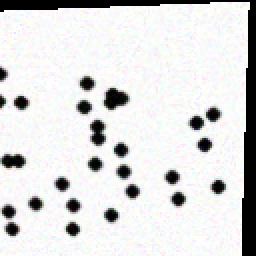
#> input picture kolam_synth/freeform_00.png, 128 x 128 px (shown 2 times larger)
$ python main_cv.py --image kolam_synth/freeform_00.png
#> lines starting #> are read from the running program, lines starting #| are printed output that depends on the picture; after the words box and inside, x2 and y2 are one past the last pixel; in counts of white or black regions, pixels touching at a corner belong together
### image_processor.py
import cv2
import numpy as np

def deskew_and_crop(img):
    edges = cv2.Canny(img, 50, 150)
    coords = np.column_stack(np.where(edges > 0))
    if coords.shape[0] < 10:
        return img
    rect = cv2.minAreaRect(coords)
    angle = rect[-1]
    if angle < -45:
        angle = -(90 + angle)
    else:
        angle = -angle
    (h, w) = img.shape[:2]
    center = (w // 2, h // 2)
    M = cv2.getRotationMatrix2D(center, angle, 1.0)
    rotated = cv2.warpAffine(img, M, (w, h), flags=cv2.INTER_CUBIC, borderMode=cv2.BORDER_REPLICATE)
    return rotated

def preprocess_image(img):
    original = img.copy()
    gray = cv2.cvtColor(img, cv2.COLOR_BGR2GRAY)
    gray = deskew_and_crop(gray)
    blur = cv2.GaussianBlur(gray, (5, 5), 0)
    return original, gray, blur

def adaptive_dot_detection(img_gray):
    th = cv2.adaptiveThreshold(img_gray, 255, cv2.ADAPTIVE_THRESH_GAUSSIAN_C,
                               cv2.THRESH_BINARY_INV, 25, 7)
    kernel = cv2.getStructuringElement(cv2.MORPH_ELLIPSE, (3,3))
    clean = cv2.morphologyEx(th, cv2.MORPH_OPEN, kernel, iterations=1)
    contours, _ = cv2.findContours(clean, cv2.RETR_EXTERNAL, cv2.CHAIN_APPROX_SIMPLE)

    centers = []
    for c in contours:
        area = cv2.contourArea(c)
        if area < 8 or area > 2000:
            continue
        M = cv2.moments(c)
        if M['m00'] == 0:
            continue
        cx = int(M['m10']/M['m00'])
        cy = int(M['m01']/M['m00'])
        centers.append((cx, cy))

    centers = sorted(centers, key=lambda p: (p[1], p[0]))

    rows = []
    tol = 12
    for pt in centers:
        placed = False
        for row in rows:
            if abs(row[0][1] - pt[1]) <= tol:
                row.append(pt)
                placed = True
                break
        if not placed:
            rows.append([pt])

    for row in rows:
        row.sort(key=lambda p: p[0])

    return rows, clean

def draw_detected_dots(img, dot_grid):
    output = img.copy()
    for row in dot_grid:
        for (x, y) in row:
            cv2.circle(output, (x, y), 5, (0, 255, 0), -1)
    return output

### analyzer.py
# analyzer.py - symmetry analysis using grid transforms
import numpy as np

def reflect_grid(grid, axis='horizontal'):
    if axis == 'horizontal':
        return grid[::-1]
    elif axis == 'vertical':
        return [row[::-1] for row in grid]
    elif axis == 'transpose':
        # convert list of rows of points to transposed structure (may be irregular)
        # we approximate transpose by using column indices up to min row length
        nrows = len(grid)
        ncols = min(len(r) for r in grid)
        out = []
        for c in range(ncols):
            col = []
            for r in range(nrows):
                col.append(grid[r][c])
            out.append(col)
        return out
    return grid

def rotate_grid_90(grid):
    # rotate points by 90 degrees around centroid (approx) and re-cluster is complex;
    # here we rotate the grid indices (not pixel coords) if grid is regular.
    transposed = reflect_grid(grid, 'transpose')
    return [list(reversed(r)) for r in transposed]

def grids_equal(g1, g2, tol=12):
    if len(g1) != len(g2):
        return False
    for row1, row2 in zip(g1, g2):
        if len(row1) != len(row2):
            return False
        for p1, p2 in zip(row1, row2):
            if abs(p1[0] - p2[0]) > tol or abs(p1[1] - p2[1]) > tol:
                return False
    return True

def analyze_symmetries(dot_grid):
    results = {}
    results['horizontal_reflection'] = grids_equal(dot_grid, reflect_grid(dot_grid, 'horizontal'))
    results['vertical_reflection'] = grids_equal(dot_grid, reflect_grid(dot_grid, 'vertical'))
    try:
        results['rotation_90'] = grids_equal(dot_grid, rotate_grid_90(dot_grid))
        results['rotation_180'] = grids_equal(dot_grid, rotate_grid_90(rotate_grid_90(dot_grid)))
    except Exception:
        results['rotation_90'] = False
        results['rotation_180'] = False
    return results

### renderer.py
# renderer.py - rendering grid and motifs + animation
import matplotlib.pyplot as plt
from matplotlib import animation
from motifs import loop_around_dot, cross_lines, arc_motif, diagonal_cross, spiral, line_between_dots

def render_grid_with_loops(dot_grid, scale=1.0, style='loop', show=True, figsize=(6,6)):
    fig, ax = plt.subplots(figsize=figsize)
    ax.set_aspect('equal')
    for i, row in enumerate(dot_grid):
        for j, (x, y) in enumerate(row):
            x_s, y_s = x * scale, y * scale
            ax.plot(x_s, y_s, 'ko', markersize=3)
            if style == 'loop':
                xs, ys = loop_around_dot((x_s, y_s), radius=0.35*scale)
                ax.plot(xs, ys)
            elif style == 'cross':
                segs = cross_lines((x_s, y_s), length=0.35*scale)
                for xs, ys in segs:
                    ax.plot(xs, ys)
            elif style == 'arc':
                xs, ys = arc_motif((x_s, y_s), radius=0.4*scale)
                ax.plot(xs, ys)
            elif style == 'diagonal':
                segs = diagonal_cross((x_s, y_s), length=0.35*scale)
                for xs, ys in segs:
                    ax.plot(xs, ys)
            elif style == 'spiral':
                xs, ys = spiral((x_s, y_s), radius=0.4*scale)
                ax.plot(xs, ys)
            elif style == 'tiling':
                # connect right and bottom neighbors if exist
                if j < len(row) - 1:
                    p2 = (row[j+1][0]*scale, row[j+1][1]*scale)
                    xs, ys = line_between_dots((x_s,y_s), p2)
                    ax.plot(xs, ys)
                if i < len(dot_grid) - 1:
                    p2 = (dot_grid[i+1][j][0]*scale, dot_grid[i+1][j][1]*scale)
                    xs, ys = line_between_dots((x_s,y_s), p2)
                    ax.plot(xs, ys)
    ax.axis('off')
    if show:
        plt.show()
    return fig, ax

# [49 lines left out: function animate_kolam, not called in this run]

### motifs.py
# motifs.py - motif drawing primitives (return x,y sequences or line segments)
import numpy as np

def loop_around_dot(center, radius=0.3, points=120):
    x0, y0 = center
    theta = np.linspace(0, 2 * np.pi, points)
    x = x0 + radius * np.cos(theta)
    y = y0 + radius * np.sin(theta)
    return x, y

def cross_lines(center, length=0.6):
    x, y = center
    return [([x - length, x + length], [y, y]), ([x, x], [y - length, y + length])]

def diagonal_cross(center, length=0.6):
    x, y = center
    return [([x - length, x + length], [y - length, y + length]), ([x - length, x + length], [y + length, y - length])]

# [17 lines left out: functions arc_motif, spiral, not called in this run]

def line_between_dots(p1, p2):
    return [ [p1[0], p2[0]], [p1[1], p2[1]] ]

### main_cv.py
# main_cv.py - pipeline: image -> detect dots -> form grid -> analyze -> render
import argparse
import cv2
from image_processor import preprocess_image, adaptive_dot_detection, draw_detected_dots
from grid import create_grid_from_detected_dots
from renderer import render_grid_with_loops, animate_kolam
from analyzer import analyze_symmetries
import matplotlib.pyplot as plt

def run_pipeline(image_path, style='loop', animate=False, show_detected=True):
#> called with image_path = 'kolam_synth/freeform_00.png', style = 'loop', animate = False, show_detected = True
    img = cv2.imread(image_path)
#> img is the input picture: shape (128, 128, 3); mean B, G, R 218.5, 218.5, 218.4
    original, gray, blur = preprocess_image(img)
#> in deskew_and_crop, `edges = cv2.Canny(img, 50, 150)`:
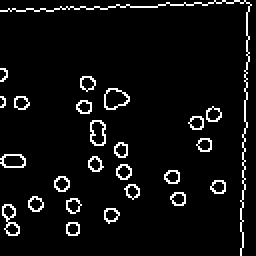
#> edges: shape (128, 128) (shown 2 times larger); 5.5% white in thin lines or dots
#> in deskew_and_crop, `coords = np.column_stack(np.where(edges > 0))`: coords = 904 pairs, first value 0 to 127, second value 0 to 125
#> in deskew_and_crop, `rect = cv2.minAreaRect(coords)`: rect = ((61.53, 60.61), (127, 124.8), -1.87)
#> in deskew_and_crop, `angle = rect[-1]`: angle = -1.87
#> in deskew_and_crop, `angle = -angle`: angle = 1.87
#> in deskew_and_crop, `M = cv2.getRotationMatrix2D(center, angle, 1.0)`: M = [[0.999, 0.0326, -2.05], [-0.0326, 0.999, 2.12]]
#> in deskew_and_crop, `rotated = cv2.warpAffine(img, M, (w, h), flags=cv2.INTER_CUBIC, border..`:
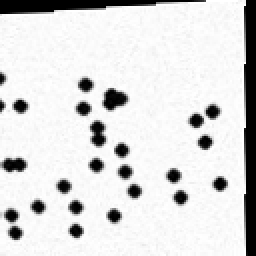
#> rotated: shape (128, 128) (shown 2 times larger); min 0, max 255, mean 218.4
#> in preprocess_image, `blur = cv2.GaussianBlur(gray, (5, 5), 0)`:
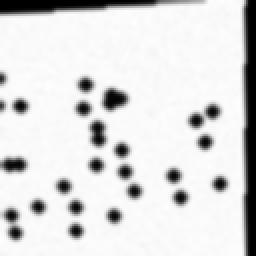
#> blur: shape (128, 128) (shown 2 times larger); min 0, max 254, mean 218.5
    dot_grid, clean_img = adaptive_dot_detection(blur)
#> in adaptive_dot_detection, `th = cv2.adaptiveThreshold(img_gray, 255, cv2.ADAPTIVE_THRESH_GAUSSIAN..`:
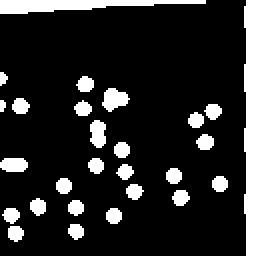
#> th: shape (128, 128) (shown 2 times larger); 15% white; 27 white regions (1 under 20 px), largest, box (x1, y1, x2, y2) and area: (122, 0, 128, 128) 687, (0, 0, 103, 7) 423, (51, 44, 65, 56) 108
#> in adaptive_dot_detection, `contours, _ = cv2.findContours(clean, cv2.RETR_EXTERNAL, cv2.CHAIN_APP..`: contours = 27 contours, 2 with area under 20; largest, box (x1, y1, x2, y2) and area: (122, 0, 128, 128) 555, (0, 0, 103, 7) 316, (51, 44, 65, 56) 90, (45, 60, 53, 74) 74, (0, 79, 14, 86) 69
#> the loop in adaptive_dot_detection, `for c in contours:` made 27 passes
#> (area, cx, cy) on passes 1 to 8: (39, 7, 116), (37.5, 37, 115), (41, 56, 107), (40, 5, 107), (39, 37, 103), (42.5, 18, 102), (42.5, 89, 98), (39.5, 66, 95)
#> after the loop in adaptive_dot_detection, `for c in contours:`: centers = 26 pairs, first value 1 to 124, second value 2 to 116
#> the loop in adaptive_dot_detection, `for pt in centers:` made 26 passes
#> pt on passes 1 to 8: (34, 2), (1, 38), (42, 41), (56, 49), (9, 52), (41, 53), (106, 55), (97, 59)
#> after the loop in adaptive_dot_detection, `for pt in centers:`: row = [(37, 115), (7, 116)]; rows = 7 items
#> the loop in adaptive_dot_detection, `for row in rows:` made 7 passes
#> dot_grid = 7 items
    total_dots = sum(len(row) for row in dot_grid)
#> total_dots = 26
    print(f'Detected {total_dots} dots')
#| Detected 26 dots
    if show_detected:
        out = draw_detected_dots(original, dot_grid)
#> the loop in draw_detected_dots, `for row in dot_grid:` made 7 passes
#> row on passes 1, 2, 3, 4, 5, 7: [(34, 2)], [(1, 38), (42, 41), (56, 49)], [(9, 52), (41, 53), (97, 59), (106, 55), (124, 62)], [(48, 66), (60, 74), (102, 70)], [(6, 81), (31, 92), (47, 82), (62, 85), (86, 87), (109, 91)], [(7, 116), (37, 115)]
#> after the loop in draw_detected_dots, `for row in dot_grid:`:
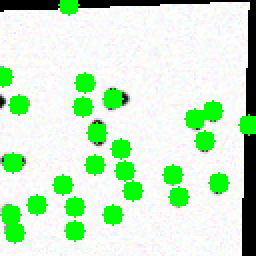
#> output: shape (128, 128, 3) (shown 2 times larger); 12.53% of pixels changed, all inside (x1, y1, x2, y2) = (0, 0, 128, 122)
        out_rgb = cv2.cvtColor(out, cv2.COLOR_BGR2RGB)
        plt.figure(figsize=(6,6))
        plt.imshow(out_rgb)
        plt.axis('off')
        plt.title('Detected dots')
        plt.show()
    if not dot_grid:
        print('Could not form a grid from dots')
        return
    print(f'Formed dot grid with {len(dot_grid)} rows')
#| Formed dot grid with 7 rows
    sym = analyze_symmetries(dot_grid)
#> the loop in grids_equal, `for row1, row2 in zip(g1, g2):` made 1 pass
#> (row1, row2) on pass 1: ([(34, 2)], [(7, 116), (37, 115)])
#> the loop in grids_equal, `for row1, row2 in zip(g1, g2):` made 2 passes
#> in rotate_grid_90, `transposed = reflect_grid(grid, 'transpose')`: transposed = [[(34, 2), (1, 38), (9, 52), (48, 66), (6, 81), (5, 107), (7, 116)]]
#> the loop in grids_equal, `for row1, row2 in zip(g1, g2):` made 1 pass
#> (row1, row2) on pass 1: ([(34, 2)], [(7, 116)])
#> sym = {'horizontal_reflection': False, 'vertical_reflection': False, 'rotation_90': False, 'rotation_180': False}
    print('Symmetry analysis:')
    for k,v in sym.items():
        print(f' - {k}: {v}')
#> this loop made 4 passes
#> k on passes 1 to 4: 'horizontal_reflection', 'vertical_reflection', 'rotation_90', 'rotation_180'
#> (printed output is left out)
    if animate:
        ani = animate_kolam(dot_grid, style=style, scale=1.0)
        plt.show()
    else:
        render_grid_with_loops(dot_grid, style=style, scale=1.0)
#> the loop in render_grid_with_loops, `for i, row in enumerate(dot_grid):` made 7 passes
#> row on passes 2, 3, 4, 5, 7: [(1, 38), (42, 41), (56, 49)], [(9, 52), (41, 53), (97, 59), (106, 55), (124, 62)], [(48, 66), (60, 74), (102, 70)], [(6, 81), (31, 92), (47, 82), (62, 85), (86, 87), (109, 91)], [(7, 116), (37, 115)]
#> in render_grid_with_loops, `plt.show()`:
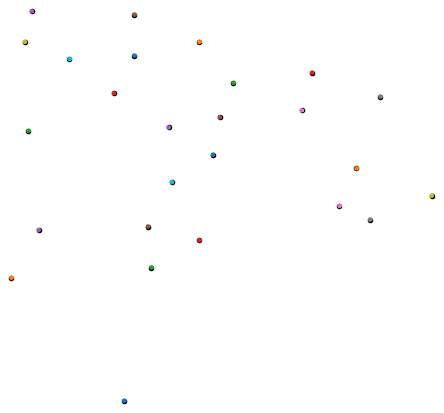
#> figure drawn by matplotlib, 1 panel

if __name__ == '__main__':
    parser = argparse.ArgumentParser()
    parser.add_argument('--image', required=True)
    parser.add_argument('--style', default='loop')
    parser.add_argument('--animate', action='store_true')
    args = parser.parse_args()
    run_pipeline(args.image, style=args.style, animate=args.animate)

$ run again, on kolam_synth/freeform_02.png
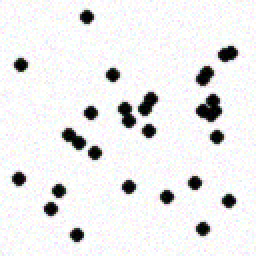
#> input picture kolam_synth/freeform_02.png, 128 x 128 px (shown 2 times larger)
#> in run_pipeline, img is the input picture: shape (128, 128, 3); mean B, G, R 234.9, 234.9, 234.8
#> in deskew_and_crop, `edges = cv2.Canny(img, 50, 150)`:
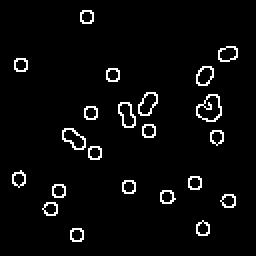
#> edges: shape (128, 128) (shown 2 times larger); 3.8% white in thin lines or dots, all inside (x1, y1, x2, y2) = (6, 5, 119, 121)
#> coords = 623 pairs, first value 5 to 120, second value 6 to 118
#> rect = ((62.79, 61.93), (115.1, 111.2), -0.774)
#> in deskew_and_crop, `angle = rect[-1]`: angle = -0.774
#> in deskew_and_crop, `angle = -angle`: angle = 0.774
#> M = [[1, 0.0135, -0.859], [-0.0135, 1, 0.871]]
#> th: shape (128, 128); 8.5% white; 22 white regions, largest, box (x1, y1, x2, y2) and area: (97, 46, 111, 61) 129, (30, 64, 43, 76) 91, (58, 50, 68, 65) 88
#> clean: shape (128, 128); 8.4% white; 22 white regions
#> contours = 22 contours; largest, box (x1, y1, x2, y2) and area: (97, 46, 111, 61) 110, (30, 64, 43, 76) 75, (58, 50, 68, 65) 71, (69, 45, 79, 58) 67, (97, 32, 107, 43) 64
#> the loop in adaptive_dot_detection, `for c in contours:` made 22 passes
#> (area, cx, cy) on passes 1 to 8: (42.5, 38, 117), (41, 101, 113), (40, 25, 104), (41, 114, 99), (42, 83, 97), (40, 29, 95), (43.5, 64, 93), (41, 97, 90)
#> after the loop in adaptive_dot_detection, `for c in contours:`: centers = [(38, 117), (101, 113), (25, 104), (114, 99), (83, 97), (29, 95), (64, 93), (97, 90), (9, 89), (47, 76), (108, 67), (36, 69), (74, 65), (44, 56), (62, 56), (104, 53), (73, 50), (55, 37), (101, 37), (9, 32), (113, 25), (42, 8)]
#> in adaptive_dot_detection, `centers = sorted(centers, key=lambda p: (p[1], p[0]))`: centers = [(42, 8), (113, 25), (9, 32), (55, 37), (101, 37), (73, 50), (104, 53), (44, 56), (62, 56), (74, 65), (108, 67), (36, 69), (47, 76), (9, 89), (97, 90), (64, 93), (29, 95), (83, 97), (114, 99), (25, 104), (101, 113), (38, 117)]
#> the loop in adaptive_dot_detection, `for pt in centers:` made 22 passes
#> after the loop in adaptive_dot_detection, `for pt in centers:`: row = [(25, 104), (101, 113)]; rows = [[(42, 8)], [(113, 25), (9, 32), (55, 37), (101, 37)], [(73, 50), (104, 53), (44, 56), (62, 56)], [(74, 65), (108, 67), (36, 69), (47, 76)], [(9, 89), (97, 90), (64, 93), (29, 95), (83, 97), (114, 99)], [(25, 104), (101, 113)], [(38, 117)]]
#> the loop in adaptive_dot_detection, `for row in rows:` made 7 passes
#> dot_grid = [[(42, 8)], [(9, 32), (55, 37), (101, 37), (113, 25)], [(44, 56), (62, 56), (73, 50), (104, 53)], [(36, 69), (47, 76), (74, 65), (108, 67)], [(9, 89), (29, 95), (64, 93), (83, 97), (97, 90), (114, 99)], [(25, 104), (101, 113)], [(38, 117)]]
#> total_dots = 22
#| Detected 22 dots
#> the loop in draw_detected_dots, `for row in dot_grid:` made 7 passes
#> row on passes 1 to 7: [(42, 8)], [(9, 32), (55, 37), (101, 37), (113, 25)], [(44, 56), (62, 56), (73, 50), (104, 53)], [(36, 69), (47, 76), (74, 65), (108, 67)], [(9, 89), (29, 95), (64, 93), (83, 97), (97, 90), (114, 99)], [(25, 104), (101, 113)], [(38, 117)]
#| Formed dot grid with 7 rows
#> the loop in grids_equal, `for row1, row2 in zip(g1, g2):` made 1 pass
#> (row1, row2) on pass 1: ([(42, 8)], [(38, 117)])
#> the loop in grids_equal, `for row1, row2 in zip(g1, g2):` made 2 passes
#> transposed = [[(42, 8), (9, 32), (44, 56), (36, 69), (9, 89), (25, 104), (38, 117)]]
#> sym = {'horizontal_reflection': False, 'vertical_reflection': False, 'rotation_90': False, 'rotation_180': False}
#> the loop in run_pipeline, `for k,v in sym.items():` made 4 passes
#> k on passes 1 to 4: 'horizontal_reflection', 'vertical_reflection', 'rotation_90', 'rotation_180'
#> (printed output is left out)
#> the loop in render_grid_with_loops, `for i, row in enumerate(dot_grid):` made 7 passes
#> row on passes 2 to 6: [(9, 32), (55, 37), (101, 37), (113, 25)], [(44, 56), (62, 56), (73, 50), (104, 53)], [(36, 69), (47, 76), (74, 65), (108, 67)], [(9, 89), (29, 95), (64, 93), (83, 97), (97, 90), (114, 99)], [(25, 104), (101, 113)]
#> in render_grid_with_loops, `plt.show()`:
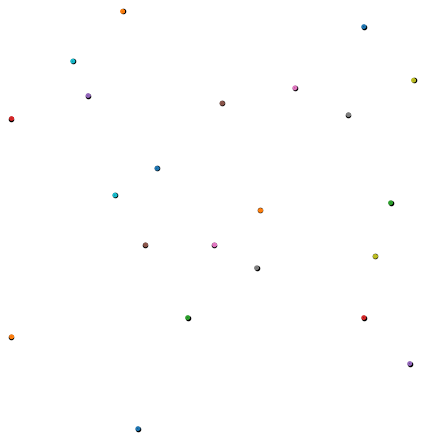
#> figure drawn by matplotlib, 1 panel

$ run again, on kolam_synth/freeform_03.png
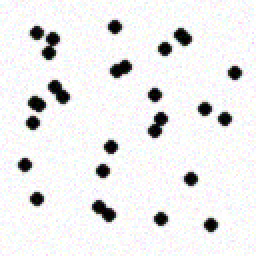
#> input picture kolam_synth/freeform_03.png, 128 x 128 px (shown 2 times larger)
#> in run_pipeline, img is the input picture: shape (128, 128, 3); mean B, G, R 235.2, 235.2, 235.2
#> in deskew_and_crop, `edges = cv2.Canny(img, 50, 150)`:
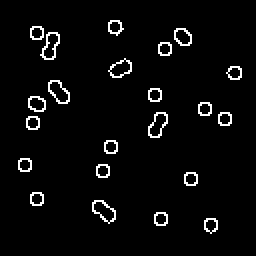
#> edges: shape (128, 128) (shown 2 times larger); 3.8% white in thin lines or dots, all inside (x1, y1, x2, y2) = (9, 10, 121, 117)
#> coords = 623 pairs, first value 10 to 116, second value 9 to 120
#> rect = ((61.24, 64.05), (101, 106.8), -5.6)
#> in deskew_and_crop, `angle = rect[-1]`: angle = -5.6
#> in deskew_and_crop, `angle = -angle`: angle = 5.6
#> M = [[0.995, 0.0976, -5.94], [-0.0976, 0.995, 6.55]]
#> th: shape (128, 128); 8.5% white; 22 white regions, largest, box (x1, y1, x2, y2) and area: (73, 54, 84, 68) 94, (17, 19, 26, 35) 93, (49, 101, 63, 112) 92
#> clean: shape (128, 128); 8.4% white; 22 white regions
#> contours = 22 contours; largest, box (x1, y1, x2, y2) and area: (73, 54, 84, 68) 76, (49, 101, 63, 112) 76, (22, 43, 34, 56) 75, (17, 19, 26, 35) 74, (52, 30, 64, 40) 66
#> the loop in adaptive_dot_detection, `for c in contours:` made 22 passes
#> (area, cx, cy) on passes 1 to 8: (44.5, 109, 107), (41, 84, 107), (76, 55, 106), (41, 21, 103), (42, 53, 86), (46, 14, 87), (44.5, 97, 85), (42, 55, 73)
#> after the loop in adaptive_dot_detection, `for c in contours:`: centers = [(109, 107), (84, 107), (55, 106), (21, 103), (53, 86), (14, 87), (97, 85), (55, 73), (15, 65), (78, 60), (16, 55), (111, 54), (100, 50), (27, 49), (75, 45), (57, 34), (114, 31), (77, 22), (21, 26), (13, 20), (86, 15), (52, 13)]
#> in adaptive_dot_detection, `centers = sorted(centers, key=lambda p: (p[1], p[0]))`: centers = [(52, 13), (86, 15), (13, 20), (77, 22), (21, 26), (114, 31), (57, 34), (75, 45), (27, 49), (100, 50), (111, 54), (16, 55), (78, 60), (15, 65), (55, 73), (97, 85), (53, 86), (14, 87), (21, 103), (55, 106), (84, 107), (109, 107)]
#> the loop in adaptive_dot_detection, `for pt in centers:` made 22 passes
#> after the loop in adaptive_dot_detection, `for pt in centers:`: row = [(21, 103), (55, 106), (84, 107), (109, 107)]; rows = [[(52, 13), (86, 15), (13, 20), (77, 22)], [(21, 26), (114, 31), (57, 34)], [(75, 45), (27, 49), (100, 50), (111, 54), (16, 55)], [(78, 60), (15, 65)], [(55, 73), (97, 85)], [(53, 86), (14, 87)], [(21, 103), (55, 106), (84, 107), (109, 107)]]
#> the loop in adaptive_dot_detection, `for row in rows:` made 7 passes
#> dot_grid = [[(13, 20), (52, 13), (77, 22), (86, 15)], [(21, 26), (57, 34), (114, 31)], [(16, 55), (27, 49), (75, 45), (100, 50), (111, 54)], [(15, 65), (78, 60)], [(55, 73), (97, 85)], [(14, 87), (53, 86)], [(21, 103), (55, 106), (84, 107), (109, 107)]]
#> total_dots = 22
#| Detected 22 dots
#> the loop in draw_detected_dots, `for row in dot_grid:` made 7 passes
#> row on passes 1 to 7: [(13, 20), (52, 13), (77, 22), (86, 15)], [(21, 26), (57, 34), (114, 31)], [(16, 55), (27, 49), (75, 45), (100, 50), (111, 54)], [(15, 65), (78, 60)], [(55, 73), (97, 85)], [(14, 87), (53, 86)], [(21, 103), (55, 106), (84, 107), (109, 107)]
#| Formed dot grid with 7 rows
#> the loop in grids_equal, `for row1, row2 in zip(g1, g2):` made 1 pass
#> (row1, row2) on pass 1: ([(13, 20), (52, 13), (77, 22), (86, 15)], [(21, 103), (55, 106), (84, 107), (109, 107)])
#> the loop in grids_equal, `for row1, row2 in zip(g1, g2):` made 1 pass
#> (row1, row2) on pass 1: ([(13, 20), (52, 13), (77, 22), (86, 15)], [(86, 15), (77, 22), (52, 13), (13, 20)])
#> transposed = [[(13, 20), (21, 26), (16, 55), (15, 65), (55, 73), (14, 87), (21, 103)], [(52, 13), (57, 34), (27, 49), (78, 60), (97, 85), (53, 86), (55, 106)]]
#> the loop in grids_equal, `for row1, row2 in zip(g1, g2):` made 1 pass
#> (row1, row2) on pass 1: ([(13, 20), (52, 13), (77, 22), (86, 15)], [(55, 106), (21, 103)])
#> sym = {'horizontal_reflection': False, 'vertical_reflection': False, 'rotation_90': False, 'rotation_180': False}
#> the loop in run_pipeline, `for k,v in sym.items():` made 4 passes
#> k on passes 1 to 4: 'horizontal_reflection', 'vertical_reflection', 'rotation_90', 'rotation_180'
#> (printed output is left out)
#> the loop in render_grid_with_loops, `for i, row in enumerate(dot_grid):` made 7 passes
#> row on passes 1 to 7: [(13, 20), (52, 13), (77, 22), (86, 15)], [(21, 26), (57, 34), (114, 31)], [(16, 55), (27, 49), (75, 45), (100, 50), (111, 54)], [(15, 65), (78, 60)], [(55, 73), (97, 85)], [(14, 87), (53, 86)], [(21, 103), (55, 106), (84, 107), (109, 107)]
#> in render_grid_with_loops, `plt.show()`:
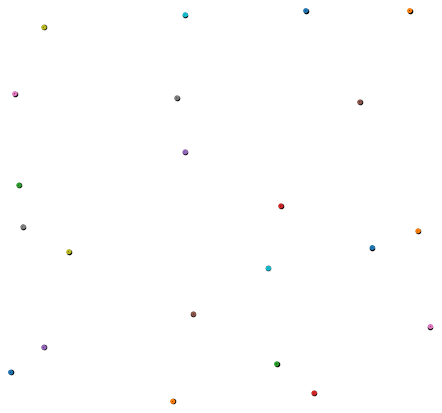
#> figure drawn by matplotlib, 1 panel
